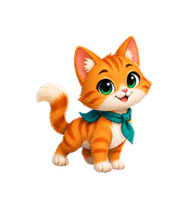
#> input picture core/config/resources/pets/default-cat/error/0000.png, 192 x 208 px
$ python repair_pet_transparency.py ../config/resources/pets/default-cat/error/0000.png out.png
#> lines starting #> are read from the running program, lines starting #| are printed output that depends on the picture
#> in repair, image is the input picture: PIL image 192x208 RGBA; mean R, G, B, A 47.6, 32.8, 19.4, 54
"""Remove baked checkerboard mattes from existing Pet artwork.

The original built-in Pet images were opaque PNGs with a checkerboard painted
into the background.  This repair keeps the artwork pixels and removes only
background-colored regions connected to the image border, so white fur and
other light parts inside the silhouette are not deleted by a global color
threshold.
"""

from __future__ import annotations

import argparse
from collections import deque
from pathlib import Path

from PIL import Image


def _background_candidate(rgb: tuple[int, int, int]) -> bool:
    r, g, b = rgb
    chroma = max(rgb) - min(rgb)
    # The source matte is a light, almost-neutral checkerboard.  The lower
    # bound avoids treating the robot's dark body or colored outlines as matte.
    return min(rgb) >= 218 and chroma <= 18


def _border_background_mask(image: Image.Image) -> bytearray:
    width, height = image.size
#> width = 192; height = 208
    pixels = image.load()
    candidate = bytearray(width * height)
    for y in range(height):
        row = y * width
        for x in range(width):
            value = pixels[x, y]
            candidate[row + x] = _background_candidate((value[0], value[1], value[2]))

    # Flood only candidate pixels reachable from an image edge.  Enclosed
    # near-white areas therefore remain part of the character silhouette.
    matte = bytearray(width * height)
    queue: deque[int] = deque()
    for x in range(width):
        for y in (0, height - 1):
            index = y * width + x
            if candidate[index] and not matte[index]:
                matte[index] = 1
                queue.append(index)
    for y in range(height):
        for x in (0, width - 1):
            index = y * width + x
            if candidate[index] and not matte[index]:
                matte[index] = 1
                queue.append(index)

    while queue:
        index = queue.popleft()
        x = index % width
        y = index // width
        if x:
            neighbour = index - 1
            if candidate[neighbour] and not matte[neighbour]:
                matte[neighbour] = 1
                queue.append(neighbour)
        if x + 1 < width:
            neighbour = index + 1
            if candidate[neighbour] and not matte[neighbour]:
                matte[neighbour] = 1
                queue.append(neighbour)
        if y:
            neighbour = index - width
            if candidate[neighbour] and not matte[neighbour]:
                matte[neighbour] = 1
                queue.append(neighbour)
        if y + 1 < height:
            neighbour = index + width
            if candidate[neighbour] and not matte[neighbour]:
                matte[neighbour] = 1
                queue.append(neighbour)
    return matte


def repair(source: Path, destination: Path) -> tuple[int, int]:
    image = Image.open(source).convert("RGBA")
    matte = _border_background_mask(image)
    pixels = image.load()
    removed = 0
    kept = 0
    for index, is_matte in enumerate(matte):
        x = index % image.width
        y = index // image.width
        if is_matte:
            pixels[x, y] = (0, 0, 0, 0)
            removed += 1
        else:
            # Fully opaque source pixels stay opaque; this is intentionally a
            # conservative matte removal rather than a destructive recolor.
            pixels[x, y] = (pixels[x, y][0], pixels[x, y][1], pixels[x, y][2], 255)
            kept += 1
    destination.parent.mkdir(parents=True, exist_ok=True)
    image.save(destination, format="PNG", optimize=True)
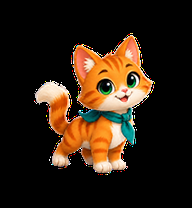
#> saved as out.png: PIL image 192x208 RGBA; mean R, G, B, A 47.6, 32.8, 19.4, 255
    return removed, kept


def main() -> int:
    parser = argparse.ArgumentParser()
    parser.add_argument("source", type=Path)
    parser.add_argument("destination", type=Path)
    args = parser.parse_args()
    removed, kept = repair(args.source, args.destination)
    print(f"{args.source.name}: removed={removed} kept={kept}")
#| 0000.png: removed=0 kept=39936
    return 0


if __name__ == "__main__":
    raise SystemExit(main())
#> (the program exits here)
